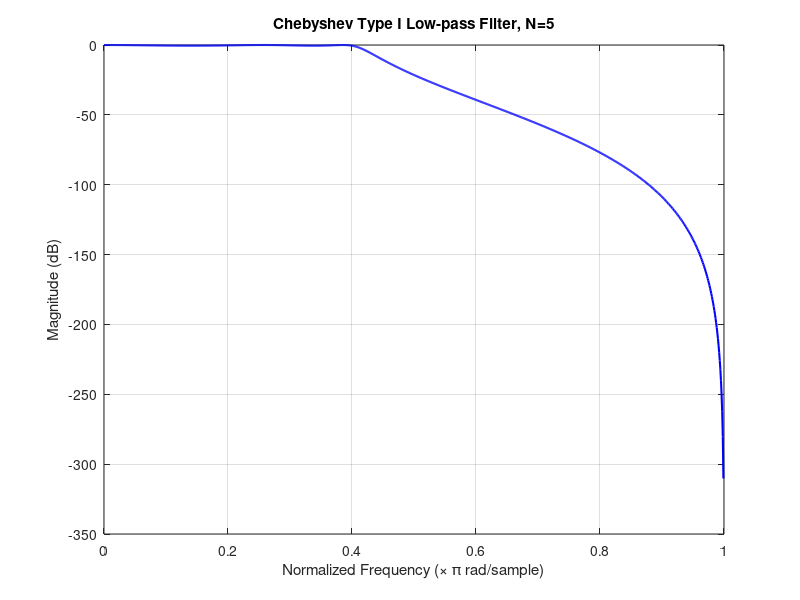
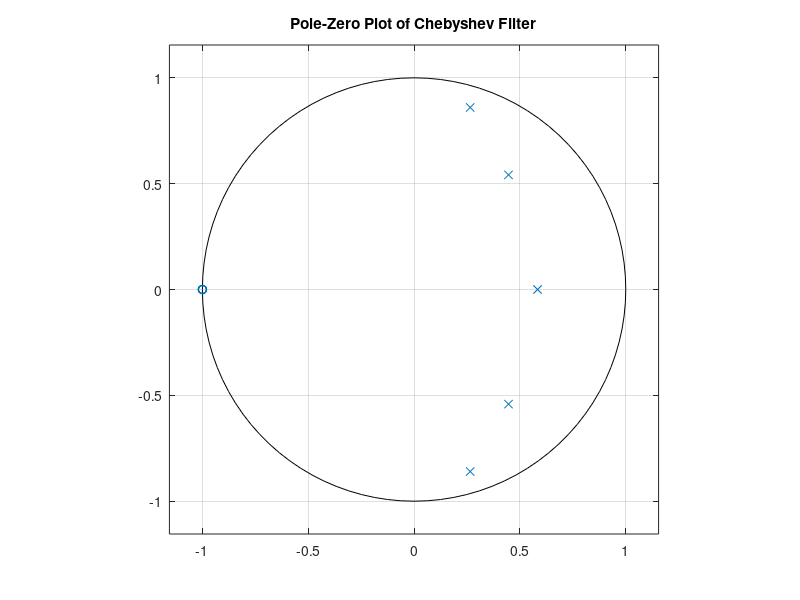
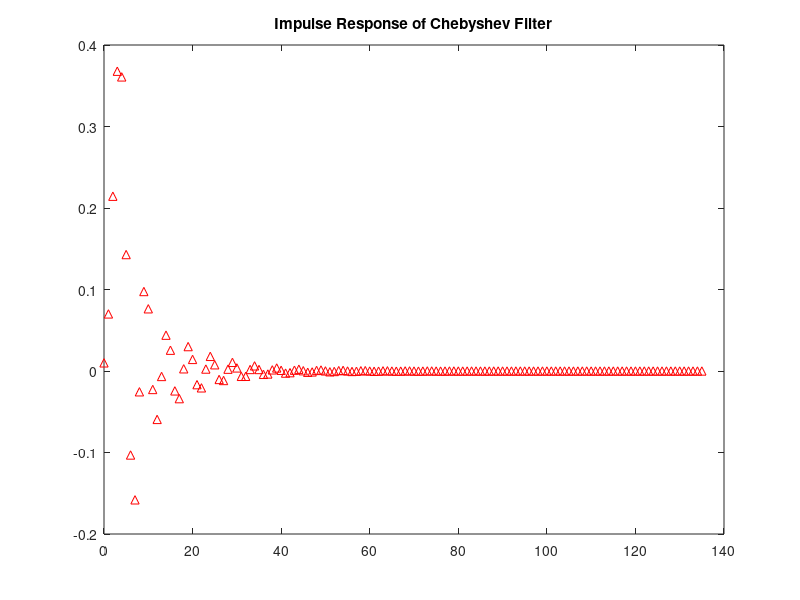

The MATLAB source for these figures, in order:
% Chebyshev Type I Low-Pass Filter Design
clear;
clc;
close all;

N  = 5;
Rp = 0.5;
Wp = 0.4;

[b, a] = cheby1(N, Rp, Wp, 'low');

[H, w] = freqz(b, a, 1024);

figure;
plot(w/pi, 20*log10(abs(H)), 'b', 'LineWidth', 1.5);
grid on;
xlabel('Normalized Frequency (\times \pi rad/sample)');
ylabel('Magnitude (dB)');
title(['Chebyshev Type I Low-pass Filter, N=' num2str(N)]);

figure;
zplane(b,a);
title('Pole-Zero Plot of Chebyshev Filter');

figure;
impz(b,a);
title('Impulse Response of Chebyshev Filter');
